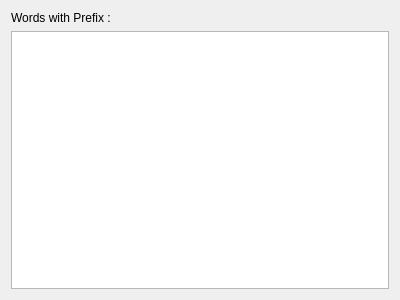
<?xml version="1.0" encoding="UTF-8"?>
<ui version="4.0">
 <class>Dialog</class>
 <widget class="QDialog" name="Dialog">
  <property name="geometry">
   <rect>
    <x>0</x>
    <y>0</y>
    <width>400</width>
    <height>300</height>
   </rect>
  </property>
  <property name="windowTitle">
   <string>Dialog</string>
  </property>
  <layout class="QVBoxLayout" name="verticalLayout">
   <item>
    <widget class="QLabel" name="label">
     <property name="text">
      <string>Words with Prefix :</string>
     </property>
    </widget>
   </item>
   <item>
    <widget class="QListWidget" name="listWidget"/>
   </item>
  </layout>
 </widget>
 <resources/>
 <connections/>
</ui>
